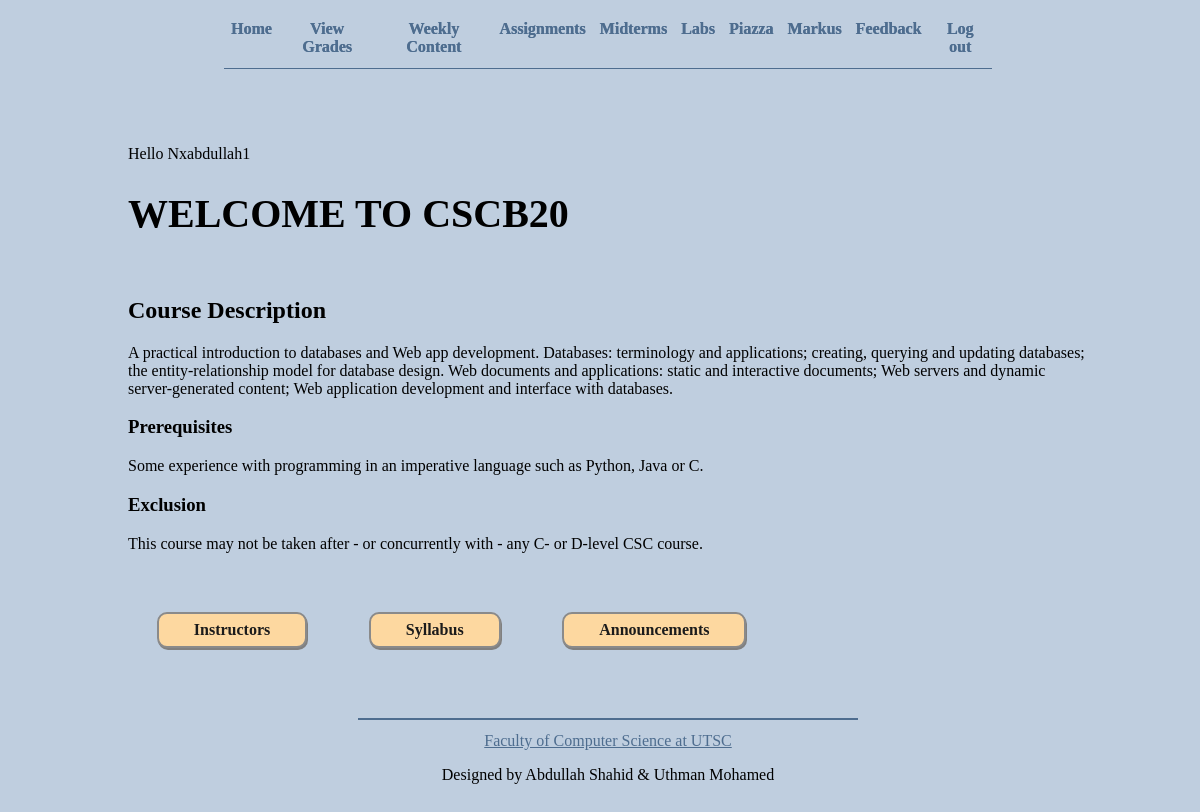
/home (signed in), run on an earlier commit of the app's database.
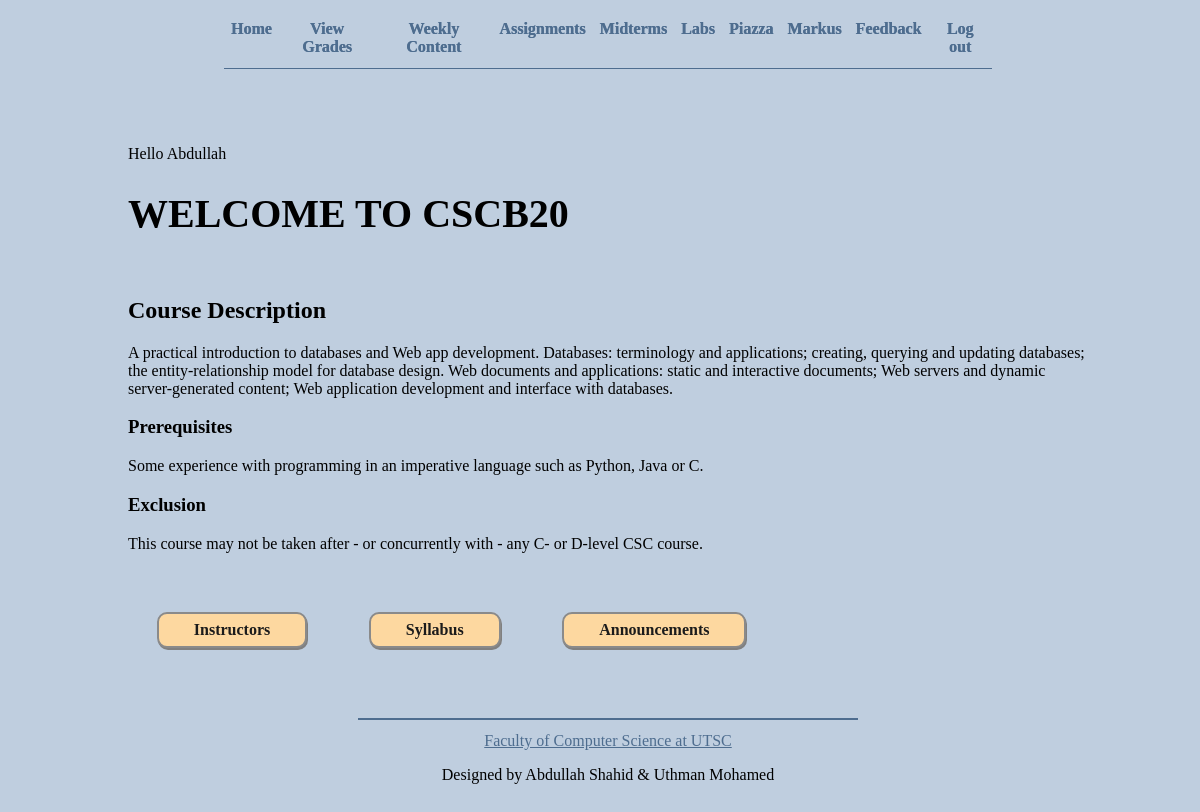
And on a later commit of the database.
### app.py (models this page shows, shortened)
class User(db.Model):
    __tablename__ = 'User'
    id = db.Column(db.Integer, primary_key = True)
    type = db.Column(db.String(30), nullable = False, default='student')
    username = db.Column(db.String(30), unique = True, nullable = False)
    email = db.Column(db.String(100), unique = True, nullable = False)
    password = db.Column(db.String(100), nullable = False)
    name = db.Column(db.String(30), nullable = False)
    grades = db.relationship('Grade', backref='author', lazy = True) # Student has grades
    feedback = db.relationship('Feedback', backref='author', lazy = True) # Instructor has feedback

### app.py (the view)
@app.route('/')
@app.route('/home')
def root():
    if 'username' not in session:
        return redirect(url_for('login'))
    else:
        page_name = "home"
        name = get_name(session['username']).capitalize()
        return render_template('home.html',
                               page_name = page_name,
                               name = name )

### app.py (called while the page is built)
def get_name(username):
    if User.query.filter_by(username = username).first():
        return User.query.filter_by(username = username).first().name
    else:
        return "ERROR: No user found by that name"

### templates/home.html
{% extends "template.html" %}
{% block content %}
        <p>Hello {{name}}</p>
        <h1>Welcome to CSCB20</h1>
        <section id="course-description">
            <h2>Course Description</h2>
            <p>
                A practical introduction to databases and Web app development.
                Databases: terminology and applications; creating, querying and updating databases; the entity-relationship model
                 for database design. Web documents and applications: static and interactive documents; Web servers and dynamic
                 server-generated content; Web application development and interface with databases.
            </p>
        </section>
        <section>
            <h3>Prerequisites</h3>
            <p>
                Some experience with programming in an imperative language such as Python, Java or C.
            </p>
            <h3>Exclusion</h3>
            <p>
                This course may not be taken after - or concurrently with - any C- or D-level CSC course.
            </p>
        </section>
        <nav class="buttons">
            <a href="/instructors">Instructors</a>
            <a href="{{ url_for('static', filename='files/dummy.pdf') }}">Syllabus</a>
            <a href="/announcements">Announcements</a>
        </nav>
{% endblock %}

### templates/template.html (shortened to what this page needs)
<!DOCTYPE html>
<html lang="en">
<head>
    <link rel="stylesheet" href="{{ url_for('static', filename='css/template.css') }}">
    <link rel="stylesheet" href="{{ url_for('static', filename='css/' + page_name + '.css') }}">
</head>
<body>
    <header>
        <nav>
            {% if session.username %}
                <a href="/">Home</a>
                {% if session.is_student %}
                    <a href="/view/grades">View Grades</a>
                {% else %}
                    <a href='/view/students'>Students</a>
                {% endif %}
                <a href="/weeklyContent">Weekly Content</a>
                <a href="/assignments">Assignments</a>
                <a href="/midterms">Midterms</a>
                <a href="/labs">Labs</a>
                <a href="https://piazza.com/class/kxj5alixpjg4ft" target="_blank">Piazza</a>
                <a href="https://markus.utsc.utoronto.ca/cscb20w22" target="_blank">Markus</a>
                {% if session.is_student %}
                    <a href="/add/feedback">Feedback</a>
                {% else %}
                    <a href="/view/feedback">Feedback</a>
                {% endif %}
                <a href="/logout">Log out</a>
            {% else %}
                <a href="/login">Login</a>
                <a href="/register">register</a>
            {% endif %}
        </nav>
    </header>
    <main>
        {% block content %}
        {% endblock %}
    </main>
    <footer>
        <a href="https://www.utsc.utoronto.ca/cms/faculty-of-computer-science" target="_blank">Faculty of Computer Science at UTSC</a>
        <p>Designed by Abdullah Shahid & Uthman Mohamed</p>
    </footer>
</body>
</html>

### static/css/template.css (style rules this page uses)
* { box-sizing: border-box; }
html, body { height: 100%; width: 100%; font-family: 'Georgia', 'Times New Roman', Times, serif; background-color: rgb(191, 206, 223); }
body { display: flex; flex-direction: column; align-items: center; text-align: center; }
header { padding: 1% 0; border-bottom: 1px solid rgb(78, 109, 143); width: 768px; }
main { width: 100%; padding: 5% 10%; align-self: flex-start; text-align: start; }
footer { border-top: 2px solid rgb(78, 109, 143); width: 500px; margin-top: auto; display: flex; flex-direction: column; justify-content: space-evenly; padding: 1% 0; }
header nav { display: flex; justify-content: space-evenly; }
header nav a { color: rgb(78, 109, 143); padding: 0 7px; text-decoration: unset; font-weight: 600; text-shadow: 0.3px 0.3px rgb(78, 109, 143); }
footer a:visited, footer a:link, main a { color:rgb(78, 109, 143); }

### static/css/home.css (style rules this page uses)
* { box-sizing: border-box; }
html, body { height: 100%; width: 100%; font-family: 'Georgia', 'Times New Roman', Times, serif; background-color: rgb(191, 206, 223); }
body { display: flex; flex-direction: column; align-items: center; text-align: center; }
header { padding: 1% 0; border-bottom: 1px solid rgb(78, 109, 143); width: 768px; }
main { padding: 5% 10%; }
footer { border-top: 2px solid rgb(78, 109, 143); width: 500px; margin-top: auto; display: flex; flex-direction: column; justify-content: space-evenly; padding: 1% 0; }
header nav { display: flex; justify-content: space-evenly; }
h1 { text-transform: uppercase; font-size: 40px; margin-bottom: 60px; }
main nav { margin-top: 50px }
header nav a { color: rgb(78, 109, 143); padding: 0 7px; text-decoration: unset; font-weight: 600; text-shadow: 0.3px 0.3px rgb(78, 109, 143); }
footer a:visited, footer a:link { color:rgb(78, 109, 143); }
.buttons a:link, .buttons a:visited { font-weight: bold; text-decoration: unset; appearance: button; color: rgb(27, 27, 27); border-radius: 10px; background-color: rgb(253, 216, 160); border: 2px solid rgb(138, 138, 138); box-shadow: 1px 2px grey; cursor: default; padding: 7px 35px; margin: 1% 3%; }

What changed in the data, as far as the page shows it:
changed User: name "Nxabdullah1" → "Abdullah"
